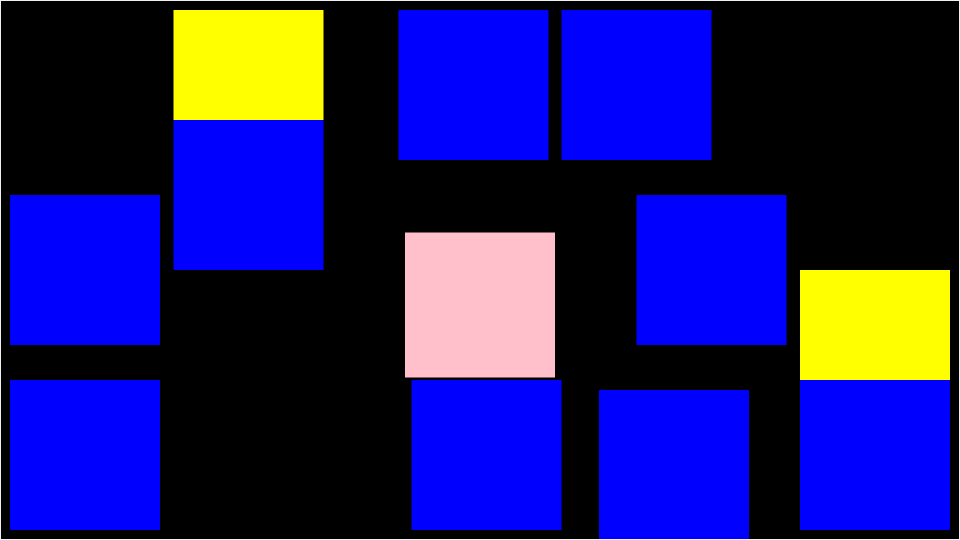
#> input picture aoi/wakum.png, 1920 x 1080 px, found by its file name (shown at 1/2 size)
$ python touka.py
#> lines starting #> are read from the running program, lines starting #| are printed output that depends on the picture
from PIL import Image
im1 = Image.open('aoi/wakum.png')
#> im1 is the input picture: PIL image 1920x1080 RGBA; mean R, G, B, A 28.3, 25.7, 109.4, 255
im1.putalpha(128)
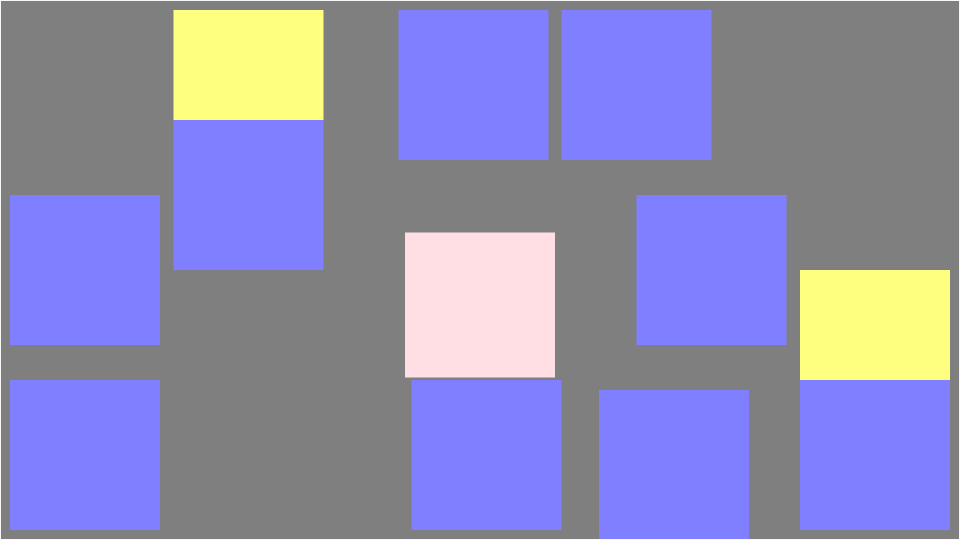
#> im1: PIL image 1920x1080 RGBA (shown at 1/2 size); mean R, G, B, A 28.3, 25.7, 109.4, 128; transparent parts drawn white
im2 = Image.open('aoi/ira1.png')
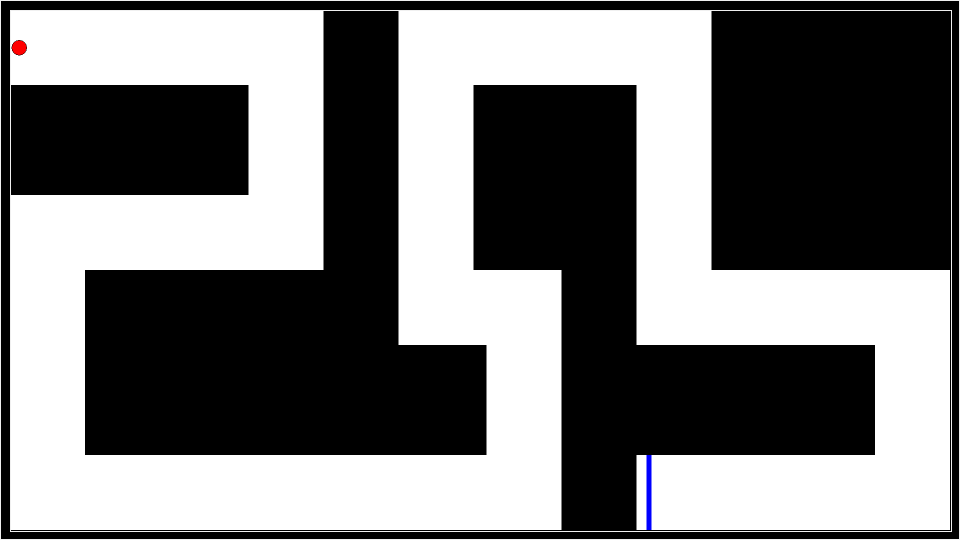
#> input picture aoi/ira1.png, 1920 x 1080 px, found by its file name (shown at 1/2 size)
#> im2 is the input picture: PIL image 1920x1080 RGBA; mean R, G, B, A 118.9, 118.8, 119, 255

bg = Image.new("RGBA", (1920, 1080), (255, 255, 255, 0))


bg.paste(im2,(0,0),im2)
bg.paste(im1,(0,0),im1)
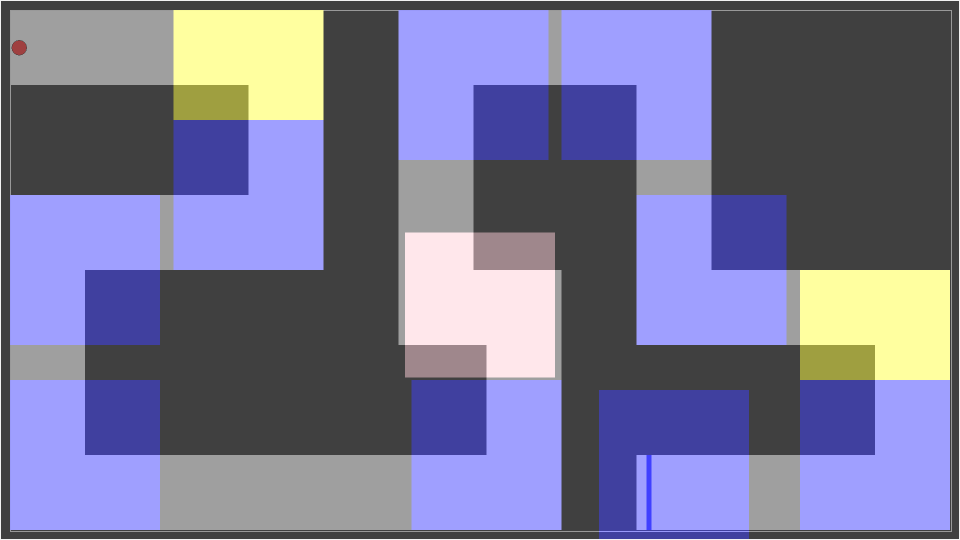
#> bg: PIL image 1920x1080 RGBA (shown at 1/2 size); mean R, G, B, A 73.4, 72, 114.2, 191; transparent parts drawn white

bg.save("aoi/joinm.png")
